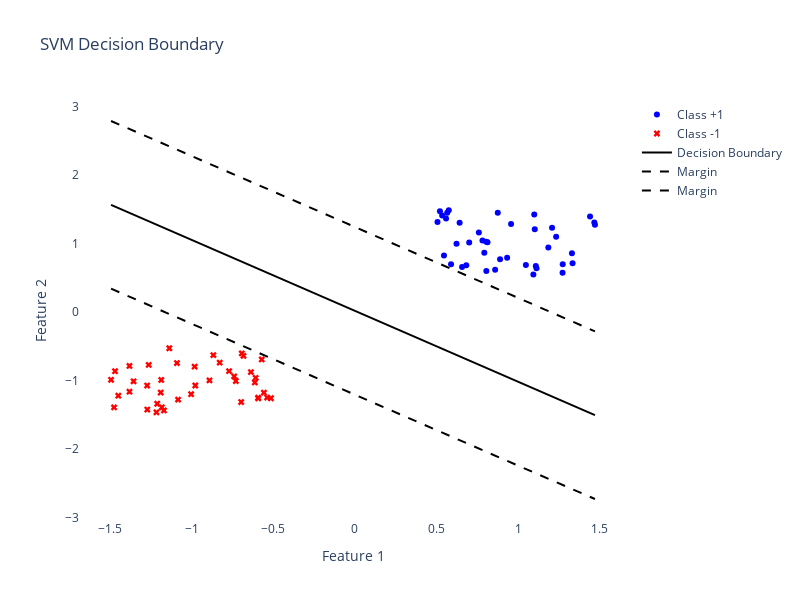
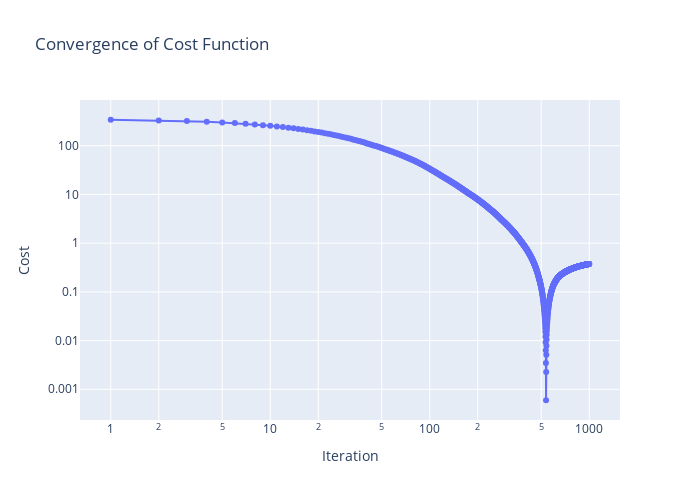
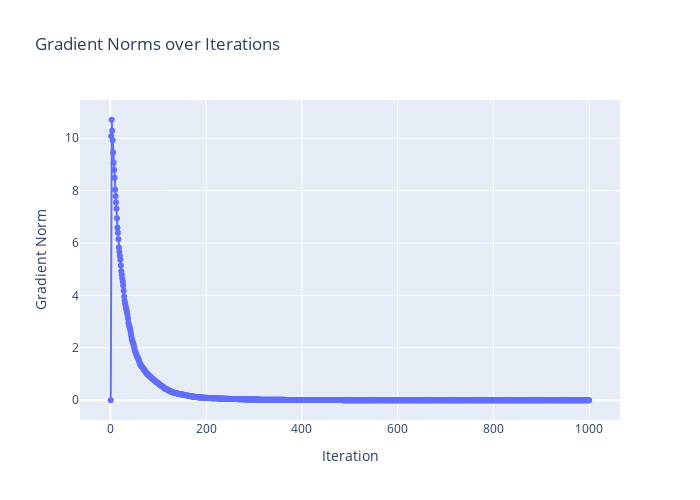

Notebook code for these charts, in order:
### Code cell
import numpy as np
import plotly.graph_objects as go
import plotly.express as px

# Generate separable data for two classes
seed= 42
n_samples = 40
X,y = generate_data.generate_uniform(n_samples,seed)

# Solve the dual problem
lambda_star, costs, gradient_norms,w_star,support_vectors,b_star = SVM_hard.solve_dual(X, y,tol=1e-4, step_size=1e-4)

# Plot the decision boundary, cost convergence, and gradient norms
plot_SVM.plot_svm_decision_boundary(X, y, w_star, b_star)
plot_SVM.plot_convergence(costs)
plot_SVM.plot_gradient_norms(gradient_norms)
